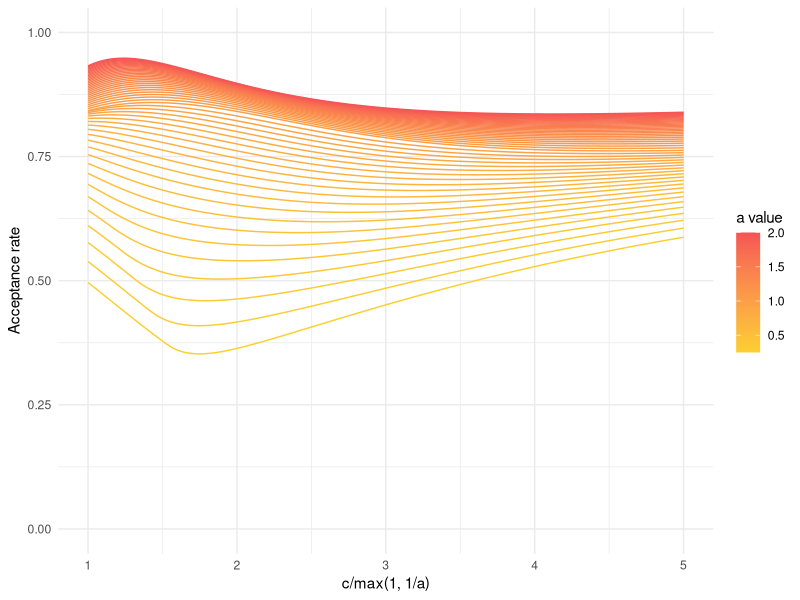

R code for this plot:
get_acceptance_rate = function(a, b) {
  target = function(x) {
    x / (1 + x ^ 2) * exp(-a ^ 2 * (x - b) ^ 2)
  }
  
  sd = sqrt(0.5) / a
  m = max(1, b - log(b) * sd)
  
  # breaking integrals into more parts helps numerical stability,
  # also makes it easy to check which region contributes most mass
  f_area1 = integrate(target, lower = 0, upper = m)$value
  f_area2 = integrate(target, lower = m, upper = Inf)$value
  f_area = f_area1 + f_area2
  stopifnot(f_area > 1e-10) # warning for underflow
  
  g_area1 = (pnorm(m, mean = b, sd = sd) - pnorm(0, mean = b, sd = sd)) * sqrt(pi) / a / 2
  g_area2 = pnorm(m, mean = b, sd = sd, lower.tail = FALSE) * sqrt(pi) / a * m / (1 + m^2)
  g_area =  g_area1 + g_area2
  
  return(f_area / g_area)
}

###################################
library(ggplot2)
library(dplyr)
library(purrr)

b <- seq(1, 5, length.out = 100)
as <- seq(0.25, 2, length.out = 50)

# Create a dataframe
df <- map_df(as, ~{
  data.frame(
    a = .x,
    b = b,
    acceptance_rate = sapply(b * max(1, 1/(.x)), get_acceptance_rate, a = .x)
  )
})

# Plot
ggplot(df, aes(x=b, y=acceptance_rate, color=a, group=a)) +
  geom_line() +
  labs(x="c/max(1, 1/a)", y="Acceptance rate", color="a value") +
  theme_minimal() +
  scale_y_continuous(limits = c(0, 1)) +
  scale_color_gradient(low="#FCCF31", high="#F55555")